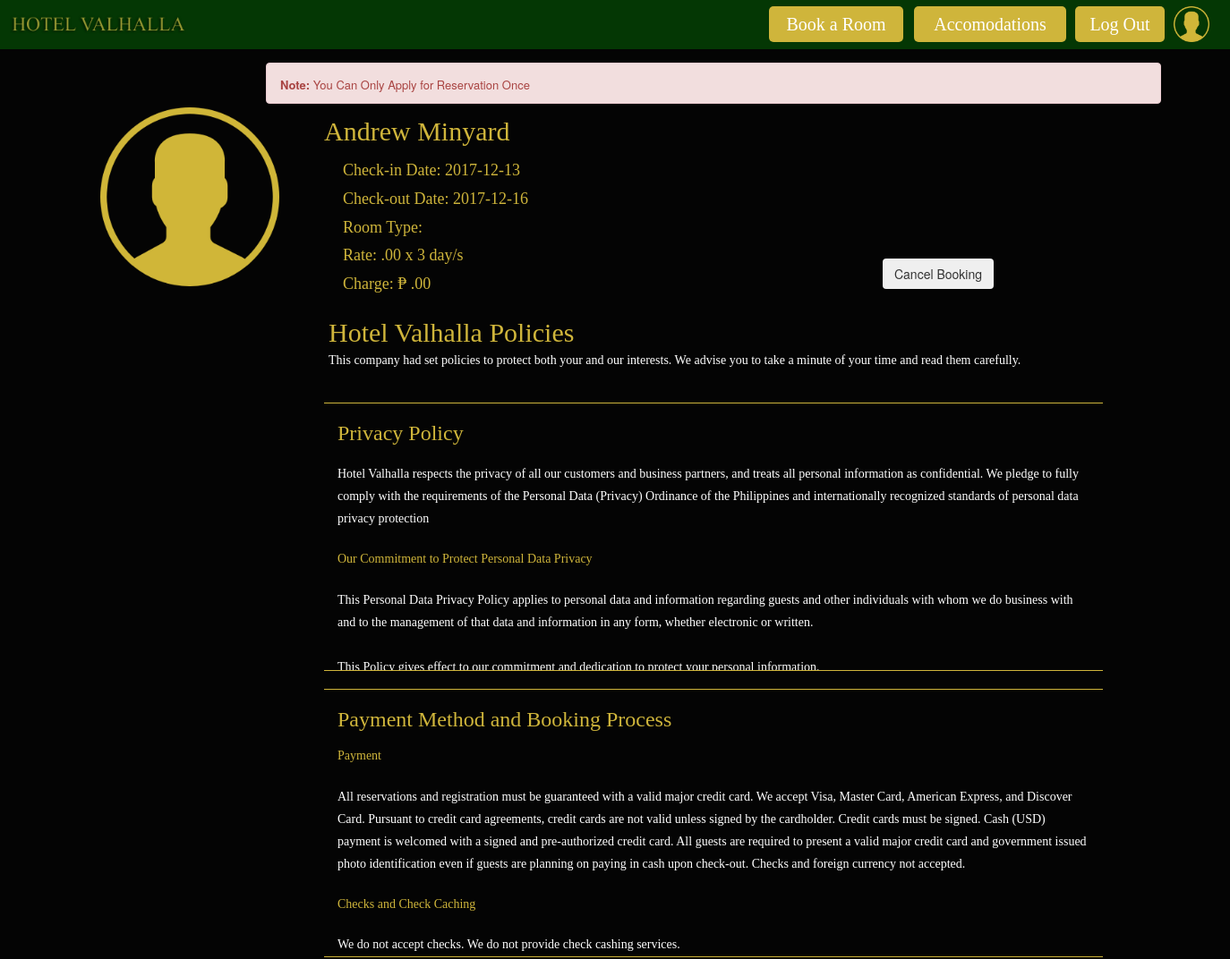
The page /clientProfile.php (signed in, upper part) on the database as committed earlier.
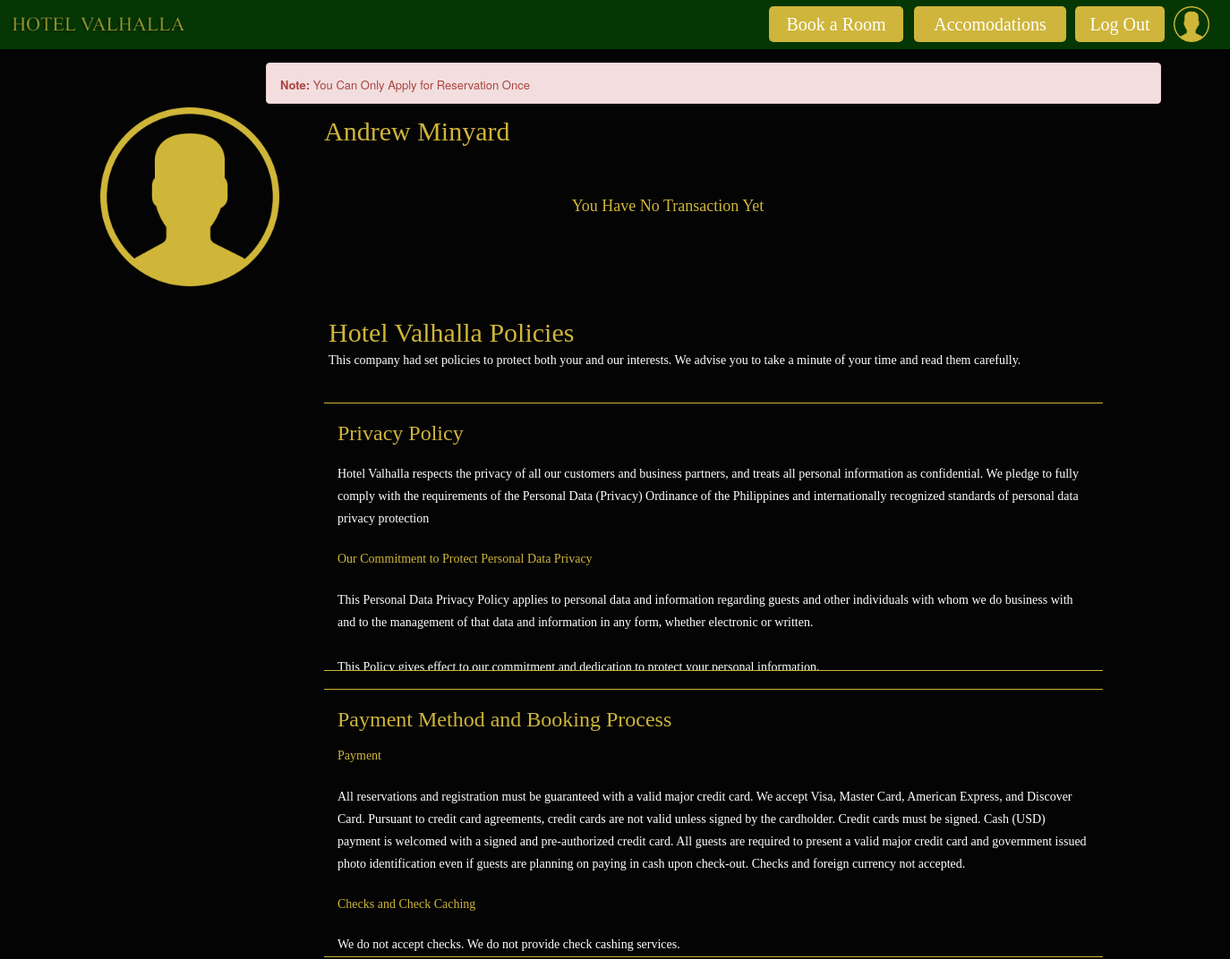
The same page on the database as committed later.
### tables this page shows
CREATE TABLE `reservation` (
  `id` bigint(20) UNSIGNED NOT NULL,
  `check_in` date NOT NULL,
  `check_out` date NOT NULL,
  `reserve_name` varchar(200) NOT NULL,
  `room_id` int(20) NOT NULL,
  `room_rate` int(11) NOT NULL,
  `clientId` int(11) NOT NULL
);

### clientprofile.php (the view, shortened to what this page needs)
<?php
	include 'config.php';
    $fname = $_SESSION['firstname'];
	$lname = $_SESSION['lastname'];
	$id = $_SESSION['id'];
	$completeName = $fname.' '.$lname;
?>
<html>
<head>
	<link rel="stylesheet" href="css/client.css">
	<link rel="stylesheet" href="https://maxcdn.bootstrapcdn.com/bootstrap/3.3.7/css/bootstrap.min.css">
</head>
<body>
	<div class="container">
				<nav>
				<div class="header">
					     <?php
                            include 'header.php';
                         ?>
				</div>
			</nav>
		<div class="row">
			<div class="col-lg-12">
				 <?php
                            include 'headbutton.php';
                  ?>
				<?php
				if(isset($_SESSION['Warning'])||!empty($_SESSION['Warning'])){
					$warning = "<b>Note: </b>You Can Only Apply for Reservation Once";
				?>
				<div class="alert alert-danger" data-dismiss="alert" id="alert" role="alert" style="width:1000px; font-size: 13px; margin-top: 70px; margin-left: 270px; padding-bottom: 10px;"><?php echo $warning; ?></div>
				<?php
				}
				?>
						<div class="profilepic">
						<img src="images/user.png" class="dp">
						<h2 class="fullname"><?php echo $completeName;?> </h2>
						<div class="otherinfo">
					<?php
						$sql = " SELECT check_in, check_out, room_id, room_charge FROM reservation WHERE clientId = ('$id') ";
						$result = mysqli_query($link,$sql);
						if(mysqli_num_rows($result)>0){
							while($row =mysqli_fetch_array($result)){
							$check_in =$row['check_in'];
							$check_out = $row['check_out'];
							$room_charge = $row['room_charge'];
					        $chin = str_replace("-", "", $check_in);
							 $chout = str_replace("-", "", $check_out);
							 $chinout = $chout - $chin;
 							$days = $chinout;
					?>
							<h4 class="user">Check-in Date: <?php echo $check_in;  ?> </h4>
							<h4 class="user">Check-out Date: <?php echo $check_out; ?></h4>
							<h4 class="user">Room Type: <?php echo  $roomName; ?></h4>
							<h4 class="user">Rate: <?php echo  $rate; ?>.00 x <?php echo $days; ?> day/s</h4>
							<h4 class="user">Charge: ₱ <?php echo  $room_charge; ?>.00 </h4>
								<button type="button" class="btn " data-toggle="modal" data-target="#Confirm" style="float: right; margin-top: -50px;">Cancel Booking</button>
					<?php
							}
						}
						 else{
							echo '<h4 class="user" style="margin-top: 50px; "><p style="text-align: center" ;>You Have No Transaction Yet</p></h4>';
						}
					?>
						</div>
							<h2 class=infolabel>Hotel Valhalla Policies</h2>
							<h5 class="warning">This company had set policies to protect both your and our interests. We advise you to take a minute of your time and read them carefully.</h4>
					<div class="scrollbar" id="style-2">
						<div class="policies">
							<div class="privacy">
								<h3 class="policylabel">Privacy Policy</h3>
								<h5 class="policyinfo">Hotel Valhalla respects the privacy of all our customers and business partners, and treats all personal information as confidential.  We pledge to fully comply with the requirements of the Personal Data (Privacy) Ordinance of the Philippines and internationally recognized standards of personal data privacy protection</h5>
								<h5 class="policyinfolabel">Our Commitment to Protect Personal Data Privacy</h5>
								<h5 class="policyinfo">This Personal Data Privacy Policy applies to personal data and information regarding guests and other individuals with whom we do business with and to the management of that data and information in any form, whether electronic or written. </br></br> This Policy gives effect to our commitment and dedication to protect your personal information.</h5>
							</div>
							<div class="payment">
								<h3 class="policylabel">Payment Method and Booking Process</h3>
								<h5 class="policyinfolabel">Payment</h5>
								<h5 class="policyinfo">All reservations and registration must be guaranteed with a valid major credit card.  We accept Visa, Master Card, American Express, and Discover Card.  Pursuant to credit card agreements, credit cards are not valid unless signed by the cardholder.  Credit cards must be signed.  Cash (USD) payment is welcomed with a signed and pre-authorized credit card.  All guests are required to present a valid major credit card and government issued photo identification even if guests are planning on paying in cash upon check-out.  Checks and foreign currency not accepted.</h5>
								<h5 class="policyinfolabel">Checks and Check Caching</h5>
								<h5 class="policyinfo">We do not accept checks.  We do not provide check cashing services.</h5>
							</div>
						</div>
					</div>
					</div>
				</div>
			</div>
					<?php
					  	 	include 'footer.php';
					  	 ?>
	</div>
</body>
</html>

Rows that differ between the two databases and show on the page:
removed reservation: check_in "2017-12-13", check_out "2017-12-16", days "3"
Other text that changed with them:
text now shown: "You Have No Transaction Yet"
